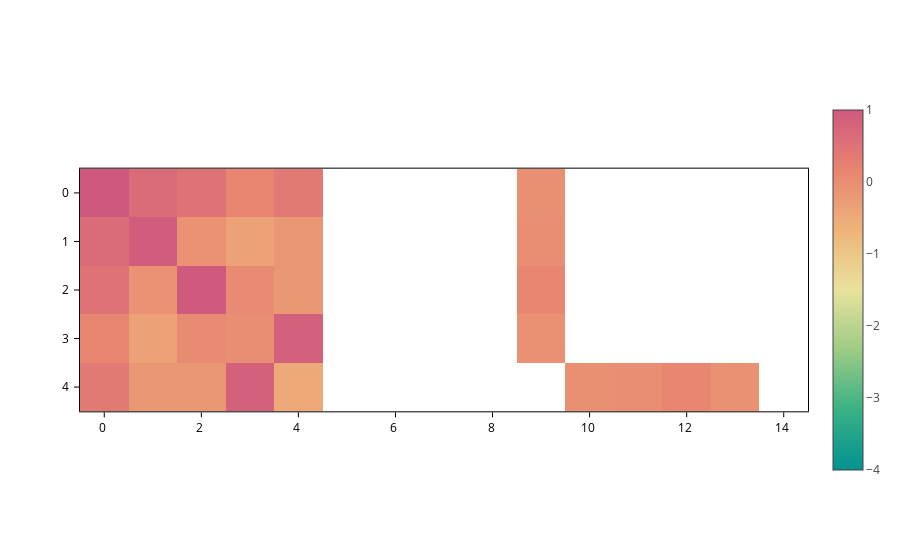

Write notebook code for a chart like this one.
### Markdown cell above
And to set the range of the scale from `-4` to `1`:

### Code cell
plot.update_inputs(crange=(-4, 1))

### Figure 1 — Plotly figure (JSON) as saved in the notebook; plotly's stock layout.template omitted (floating-point values rounded to 4 significant figures)
{"data": [{"coloraxis": "coloraxis", "meta": {}, "opacity": 1, "type": "heatmap", "z": [[0.9994, 0.6289, 0.4916, 0.1413, 0.3844, NaN, NaN, NaN, NaN, -0.04157, NaN, NaN, NaN, NaN, NaN], [0.6289, 0.9436, -0.07953, -0.3284, -0.159, NaN, NaN, NaN, NaN, -0.01308, NaN, NaN, NaN, NaN, NaN], [0.4916, -0.07953, 0.9833, 0.04499, -0.1698, NaN, NaN, NaN, NaN, 0.1319, NaN, NaN, NaN, NaN, NaN], [0.1413, -0.3284, 0.04499, -0.007706, 0.8443, NaN, NaN, NaN, NaN, -0.05697, NaN, NaN, NaN, NaN, NaN], [0.3844, -0.159, -0.1698, 0.8443, -0.4746, NaN, NaN, NaN, NaN, NaN, -0.04157, -0.01308, 0.1319, -0.05697, NaN]], "zsmooth": false}], "layout": {"coloraxis": {"cmax": 1, "cmid": 0.5, "cmin": -4, "colorscale": [[0.0, "rgb(0, 147, 146)"], [0.1667, "rgb(57, 177, 133)"], [0.3333, "rgb(156, 203, 134)"], [0.5, "rgb(233, 226, 156)"], [0.6667, "rgb(238, 180, 121)"], [0.8333, "rgb(232, 132, 113)"], [1.0, "rgb(207, 89, 126)"]], "showscale": true}, "scene": {"aspectmode": "data", "xaxis": {"range": [-0.5, 14.5]}, "yaxis": {"range": [4.5, -0.5]}}, "xaxis": {"constrain": "domain", "range": [-0.5, 14.5], "scaleanchor": "y", "scaleratio": 1}, "yaxis": {"constrain": "domain", "range": [4.5, -0.5]}}}
